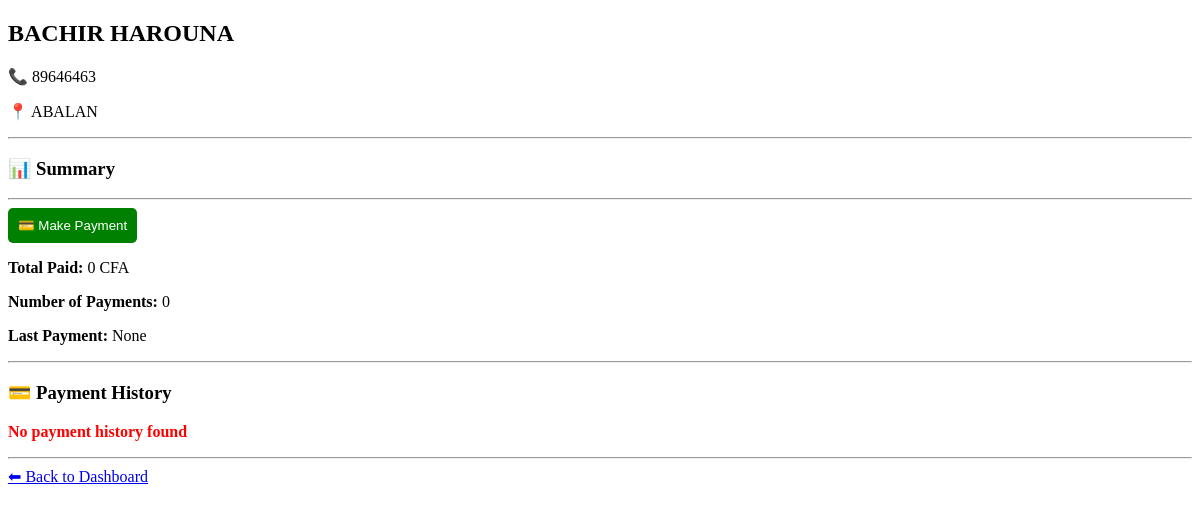
The app's page /renter/2 (signed in), older data.
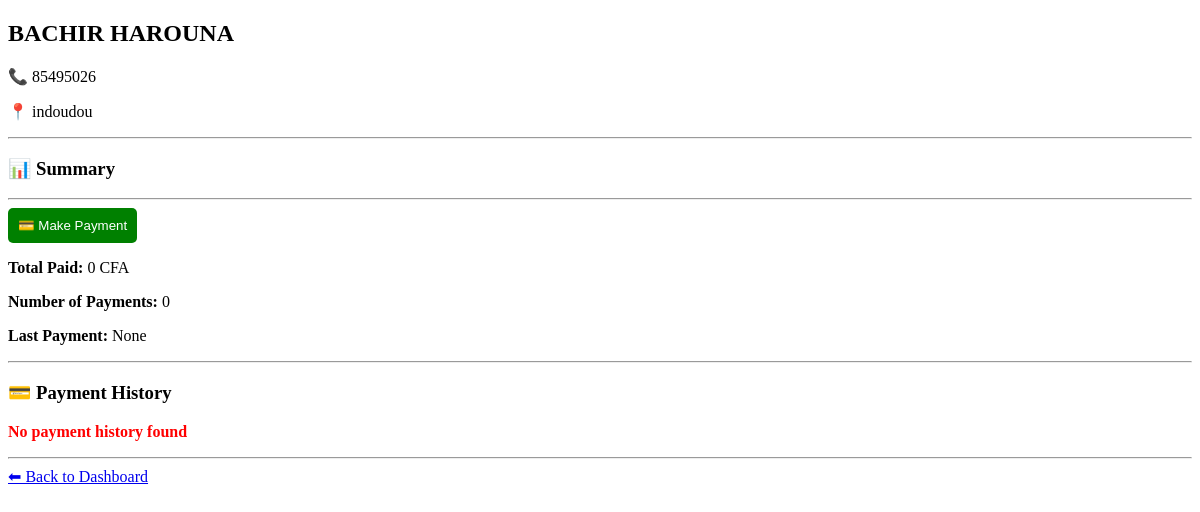
The same page, newer data.
### tables this page shows
CREATE TABLE renters (
            id INTEGER PRIMARY KEY AUTOINCREMENT,
            name TEXT,
            phone TEXT,
            address TEXT,
            barrow TEXT,
            start_date TEXT,
            due_date TEXT,
            paid TEXT,
            last_payment_date TEXT   
        );

### app.py (the view)
@app.route("/renter/<int:id>")
def renter_profile(id):
    if "user" not in session:
        return redirect("/login")
    conn = sqlite3.connect("database.db")
    c = conn.cursor()
    c.execute("SELECT * FROM renters WHERE id=?", (id,))
    renter = c.fetchone()
    c.execute("""
        SELECT amount, payment_date
        FROM payments
        WHERE renter_id=?
        ORDER BY payment_date DESC
    """, (id,))
    payments = c.fetchall()
    total_paid = sum([int(p[0]) for p in payments]) if payments else 0
    total_payments = len(payments)
    last_payment = payments[0][1] if payments else None
    conn.close()
    return render_template(
        "renter.html",
        renter=renter,
        payments=payments,
        total_paid=total_paid,
        total_payments=total_payments,
        last_payment=last_payment
    )

### templates/renter.html (shortened to what this page needs)
<!DOCTYPE html>
<html>
<head>
</head>
<body>
<h2>{{ renter[1] }}</h2>
<p>📞 {{ renter[2] }}</p>
<p>📍 {{ renter[3] }}</p>
<hr>
<h3>📊 Summary</h3>
<hr>
<a href="/pay/{{ renter[0] }}">
    <button style="padding:10px; background:green; color:white; border:none; border-radius:5px;">
        💳 Make Payment
    </button>
</a>
<p><strong>Total Paid:</strong> {{ total_paid }} CFA</p>
<p><strong>Number of Payments:</strong> {{ total_payments }}</p>
<p><strong>Last Payment:</strong>
    {% if last_payment %}
        {{ last_payment }}
    {% else %}
        None
    {% endif %}
</p>
<hr>
<h3>💳 Payment History</h3>
{% if payments and payments|length > 0 %}
<table border="1" cellpadding="8" cellspacing="0">
    <tr>
        <th>#</th>
        <th>Amount</th>
        <th>Date</th>
    </tr>
    {% for p in payments %}
    <tr>
        <td>{{ loop.index }}</td>
        <td>{{ p[0] }} CFA</td>
        <td>{{ p[1] }}</td>
    </tr>
    {% endfor %}
</table>
{% else %}
<p style="color:red; font-weight:bold;">No payment history found</p>
{% endif %}
<hr>
<a href="/dashboard">⬅ Back to Dashboard</a>
</body>
</html>

Row changes from the older to the newer data that the page shows:
changed renters "BACHIR HAROUNA": phone "89646463" → "85495026"; address "ABALAN" → "indoudou"
